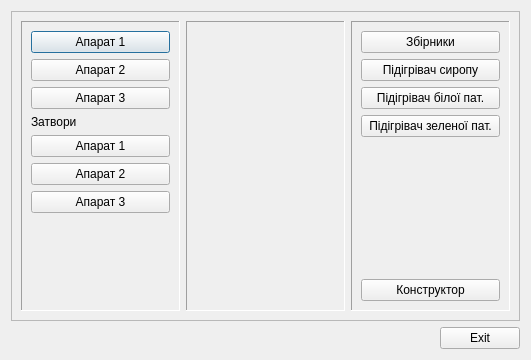
<?xml version="1.0" encoding="UTF-8"?>
<ui version="4.0">
 <class>History</class>
 <widget class="QDialog" name="History">
  <property name="geometry">
   <rect>
    <x>0</x>
    <y>0</y>
    <width>531</width>
    <height>360</height>
   </rect>
  </property>
  <property name="windowTitle">
   <string>Вибір графіків</string>
  </property>
  <layout class="QGridLayout" name="gridLayout">
   <item row="0" column="0" colspan="2">
    <widget class="QFrame" name="frame">
     <property name="frameShape">
      <enum>QFrame::StyledPanel</enum>
     </property>
     <property name="frameShadow">
      <enum>QFrame::Raised</enum>
     </property>
     <layout class="QHBoxLayout" name="horizontalLayout">
      <item>
       <widget class="QFrame" name="frame_Reg">
        <property name="frameShape">
         <enum>QFrame::Panel</enum>
        </property>
        <property name="frameShadow">
         <enum>QFrame::Sunken</enum>
        </property>
        <layout class="QVBoxLayout" name="verticalLayout">
         <item>
          <widget class="QPushButton" name="ap_ap1_0_0">
           <property name="text">
            <string>Апарат 1</string>
           </property>
          </widget>
         </item>
         <item>
          <widget class="QPushButton" name="ap_ap2_0_1">
           <property name="text">
            <string>Апарат 2</string>
           </property>
          </widget>
         </item>
         <item>
          <widget class="QPushButton" name="ap_ap3_0_2">
           <property name="text">
            <string>Апарат 3</string>
           </property>
          </widget>
         </item>
         <item>
          <widget class="QLabel" name="label">
           <property name="text">
            <string>Затвори</string>
           </property>
          </widget>
         </item>
         <item>
          <widget class="QPushButton" name="valves_ap1_0_0">
           <property name="text">
            <string>Апарат 1</string>
           </property>
          </widget>
         </item>
         <item>
          <widget class="QPushButton" name="valves_ap2_0_1">
           <property name="text">
            <string>Апарат 2</string>
           </property>
          </widget>
         </item>
         <item>
          <widget class="QPushButton" name="valves_ap3_0_2">
           <property name="text">
            <string>Апарат 3</string>
           </property>
          </widget>
         </item>
         <item>
          <spacer name="verticalSpacer">
           <property name="orientation">
            <enum>Qt::Vertical</enum>
           </property>
           <property name="sizeHint" stdset="0">
            <size>
             <width>20</width>
             <height>71</height>
            </size>
           </property>
          </spacer>
         </item>
        </layout>
       </widget>
      </item>
      <item>
       <widget class="QFrame" name="frame_Val">
        <property name="frameShape">
         <enum>QFrame::Panel</enum>
        </property>
        <property name="frameShadow">
         <enum>QFrame::Sunken</enum>
        </property>
        <layout class="QVBoxLayout" name="verticalLayout_2">
         <item>
          <spacer name="verticalSpacer_2">
           <property name="orientation">
            <enum>Qt::Vertical</enum>
           </property>
           <property name="sizeHint" stdset="0">
            <size>
             <width>20</width>
             <height>145</height>
            </size>
           </property>
          </spacer>
         </item>
        </layout>
       </widget>
      </item>
      <item>
       <widget class="QFrame" name="frame_Other">
        <property name="frameShape">
         <enum>QFrame::Panel</enum>
        </property>
        <property name="frameShadow">
         <enum>QFrame::Sunken</enum>
        </property>
        <layout class="QVBoxLayout" name="verticalLayout_3">
         <item>
          <widget class="QPushButton" name="trend_trend_0_3">
           <property name="text">
            <string>Збірники</string>
           </property>
          </widget>
         </item>
         <item>
          <widget class="QPushButton" name="temp4_trend_0_3">
           <property name="text">
            <string>Підігрівач сиропу</string>
           </property>
          </widget>
         </item>
         <item>
          <widget class="QPushButton" name="temp2_trend_0_3">
           <property name="text">
            <string>Підігрівач білої пат.</string>
           </property>
          </widget>
         </item>
         <item>
          <widget class="QPushButton" name="temp3_trend_0_3">
           <property name="text">
            <string>Підігрівач зеленої пат.</string>
           </property>
          </widget>
         </item>
         <item>
          <spacer name="verticalSpacer_3">
           <property name="orientation">
            <enum>Qt::Vertical</enum>
           </property>
           <property name="sizeHint" stdset="0">
            <size>
             <width>20</width>
             <height>145</height>
            </size>
           </property>
          </spacer>
         </item>
         <item>
          <widget class="QPushButton" name="construct_trend_0_3">
           <property name="text">
            <string>Конструктор</string>
           </property>
          </widget>
         </item>
        </layout>
       </widget>
      </item>
     </layout>
    </widget>
   </item>
   <item row="1" column="0">
    <spacer name="horizontalSpacer">
     <property name="orientation">
      <enum>Qt::Horizontal</enum>
     </property>
     <property name="sizeHint" stdset="0">
      <size>
       <width>294</width>
       <height>20</height>
      </size>
     </property>
    </spacer>
   </item>
   <item row="1" column="1">
    <widget class="QPushButton" name="Exit">
     <property name="text">
      <string>Exit</string>
     </property>
    </widget>
   </item>
  </layout>
 </widget>
 <resources/>
 <connections>
  <connection>
   <sender>Exit</sender>
   <signal>clicked()</signal>
   <receiver>History</receiver>
   <slot>reject()</slot>
   <hints>
    <hint type="sourcelabel">
     <x>353</x>
     <y>276</y>
    </hint>
    <hint type="destinationlabel">
     <x>199</x>
     <y>149</y>
    </hint>
   </hints>
  </connection>
 </connections>
</ui>
